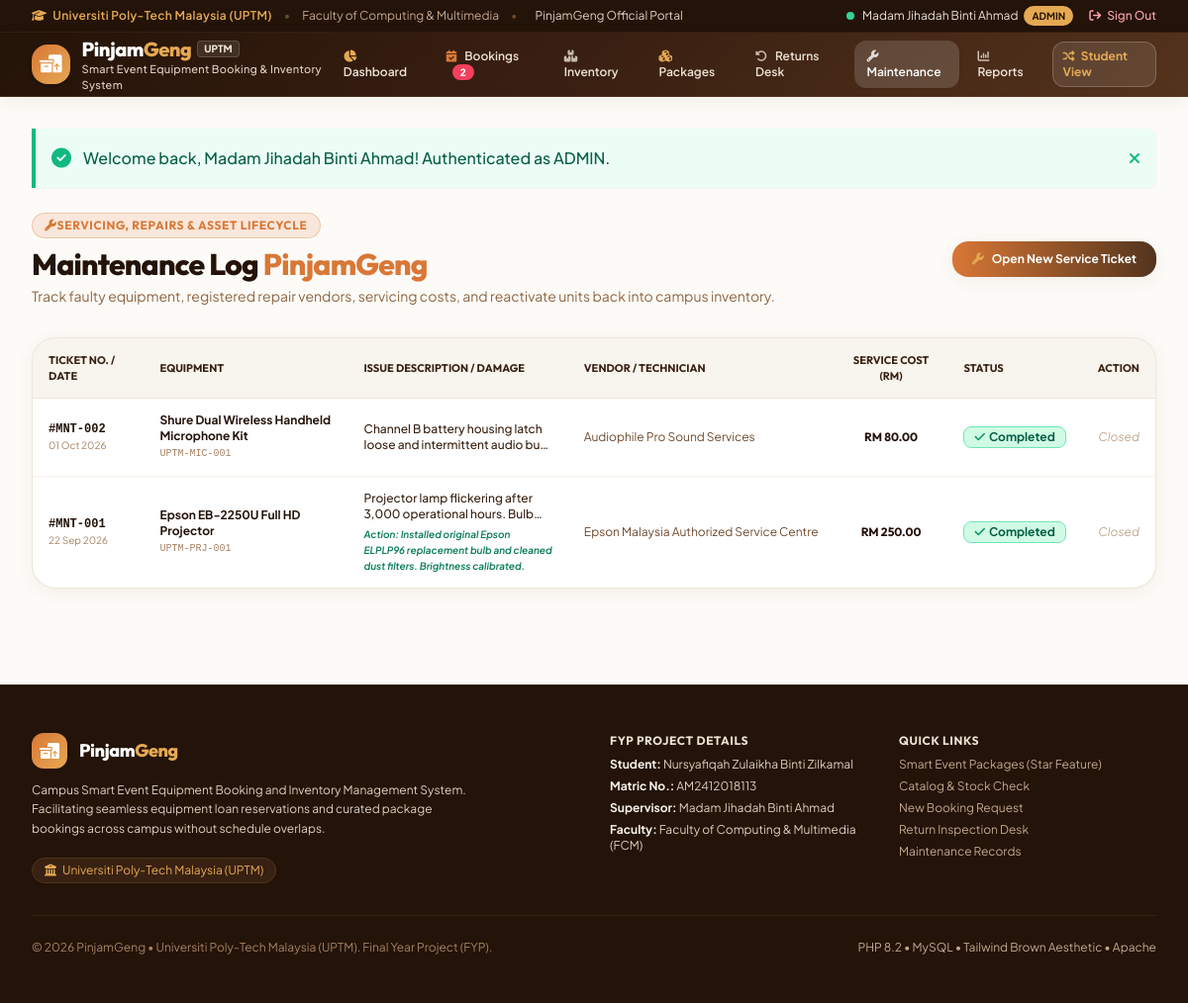
The page /admin/maintenance.php (signed in) on the database its author committed.
### tables this page shows
CREATE TABLE `maintenance_records` (
  `id` int(11) NOT NULL AUTO_INCREMENT,
  `equipment_id` int(11) NOT NULL,
  `reported_by` int(11) NOT NULL,
  `issue_description` text NOT NULL,
  `start_date` date NOT NULL,
  `completion_date` date DEFAULT NULL,
  `status` enum('Pending','In Progress','Completed','Scrapped') DEFAULT 'Pending',
  `cost` decimal(10,2) DEFAULT 0.00,
  `service_vendor` varchar(150) DEFAULT NULL,
  `resolution_notes` text DEFAULT NULL,
  `created_at` timestamp NOT NULL DEFAULT current_timestamp(),
  `updated_at` timestamp NOT NULL DEFAULT current_timestamp() ON UPDATE current_timestamp(),
  PRIMARY KEY (`id`),
  KEY `equipment_id` (`equipment_id`),
  KEY `reported_by` (`reported_by`),
  CONSTRAINT `maintenance_records_ibfk_1` FOREIGN KEY (`equipment_id`) REFERENCES `equipment` (`id`) ON DELETE CASCADE,
  CONSTRAINT `maintenance_records_ibfk_2` FOREIGN KEY (`reported_by`) REFERENCES `users` (`id`) ON DELETE CASCADE
);

CREATE TABLE `equipment` (
  `id` int(11) NOT NULL AUTO_INCREMENT,
  `category_id` int(11) NOT NULL,
  `asset_tag` varchar(50) NOT NULL,
  `name` varchar(150) NOT NULL,
  `brand_model` varchar(100) DEFAULT NULL,
  `description` text DEFAULT NULL,
  `total_qty` int(11) NOT NULL DEFAULT 1,
  `available_qty` int(11) NOT NULL DEFAULT 1,
  `location` varchar(100) NOT NULL DEFAULT 'Main IT Store / AV Lab',
  `condition_status` enum('Good','Fair','Needs Maintenance','Damaged') DEFAULT 'Good',
  `item_status` enum('Available','Borrowed','Under Maintenance','Damaged','Reserved') DEFAULT 'Available',
  `image_url` varchar(255) DEFAULT NULL,
  `created_at` timestamp NOT NULL DEFAULT current_timestamp(),
  `updated_at` timestamp NOT NULL DEFAULT current_timestamp() ON UPDATE current_timestamp(),
  PRIMARY KEY (`id`),
  UNIQUE KEY `asset_tag` (`asset_tag`),
  KEY `category_id` (`category_id`),
  CONSTRAINT `equipment_ibfk_1` FOREIGN KEY (`category_id`) REFERENCES `categories` (`id`)
);

### config/helpers.php (called while the page is built, shortened)
<?php
function sanitize(?string $str): string {
    return htmlspecialchars(trim((string)$str), ENT_QUOTES, 'UTF-8');
}
function formatDateTime(?string $datetime, string $format = 'd M Y, h:i A'): string {
    try {
        $dt = new DateTime($datetime);
        return $dt->format($format);
    } catch (Exception $e) {
        return $datetime;
    }
}
function formatDateOnly(?string $date): string {
    return formatDateTime($date, 'd M Y');
}

### admin/maintenance.php (the view, shortened to what this page needs)
<?php
require_once __DIR__ . '/../config/db.php';
require_once __DIR__ . '/../config/helpers.php';
$records = $pdo->query("
    SELECT mr.*, e.name as equipment_name, e.asset_tag, e.brand_model, e.location, u.full_name as reported_by_name
    FROM maintenance_records mr
    JOIN equipment e ON mr.equipment_id = e.id
    JOIN users u ON mr.reported_by = u.id
    ORDER BY FIELD(mr.status, 'Pending', 'In Progress', 'Completed', 'Scrapped'), mr.start_date DESC
")->fetchAll();
include __DIR__ . '/../includes/header.php';
?>
<div class="max-w-7xl mx-auto px-4 sm:px-6 lg:px-8 py-8">
    <?php include __DIR__ . '/../includes/alerts.php'; ?>
    <div class="flex flex-col sm:flex-row sm:items-center justify-between gap-4 mb-8">
        <div>
            <div class="inline-flex items-center space-x-2 px-3 py-1 rounded-full bg-caramel/15 text-caramel border border-caramel/30 text-xs font-bold uppercase tracking-wider mb-2 font-display">
                <i class="fa-solid fa-wrench"></i> Servicing, Repairs & Asset Lifecycle
            </div>
            <h1 class="font-display text-2xl sm:text-3xl font-extrabold text-coffee-950 tracking-tight">
                Maintenance Log <span class="text-caramel">PinjamGeng</span>
            </h1>
            <p class="text-xs sm:text-sm text-coffee-600 mt-1">
                Track faulty equipment, registered repair vendors, servicing costs, and reactivate units back into campus inventory.
            </p>
        </div>
        <button onclick="document.getElementById('newTicketModal').classList.remove('hidden')" class="px-5 py-2.5 rounded-2xl text-xs font-bold bg-gradient-to-r from-caramel to-coffee-800 hover:from-caramel-hover hover:to-coffee-900 text-white shadow-warm flex items-center transition-all">
            <i class="fa-solid fa-wrench mr-2 text-amber-gold"></i> Open New Service Ticket
        </button>
    </div>
    <div class="bg-white rounded-3xl border border-coffee-200/90 shadow-warm overflow-hidden">
        <div class="overflow-x-auto">
            <table class="w-full text-left text-xs text-coffee-800">
                <thead class="bg-coffee-100/80 text-coffee-900 uppercase font-bold text-[11px] border-b border-coffee-200 font-display">
                    <tr>
                        <th class="py-3.5 px-4">Ticket No. / Date</th>
                        <th class="py-3.5 px-4">Equipment</th>
                        <th class="py-3.5 px-4">Issue Description / Damage</th>
                        <th class="py-3.5 px-4">Vendor / Technician</th>
                        <th class="py-3.5 px-4 text-center">Service Cost (RM)</th>
                        <th class="py-3.5 px-4">Status</th>
                        <th class="py-3.5 px-4 text-right">Action</th>
                    </tr>
                </thead>
                <tbody class="divide-y divide-coffee-100">
                    <?php if (empty($records)): ?>
                        <tr>
                            <td colspan="7" class="p-10 text-center text-coffee-400">
                                No active equipment maintenance or repair records at this time.
                            </td>
                        </tr>
                    <?php else: ?>
                        <?php foreach ($records as $r): ?>
                            <tr class="hover:bg-coffee-50 transition-colors">
                                <td class="py-3.5 px-4 whitespace-nowrap">
                                    <span class="font-mono font-bold text-coffee-950 block">#MNT-<?= str_pad($r['id'], 3, '0', STR_PAD_LEFT) ?></span>
                                    <span class="text-[10px] text-coffee-500"><?= formatDateOnly($r['start_date']) ?></span>
                                </td>
                                <td class="py-3.5 px-4">
                                    <span class="font-bold text-coffee-950 block"><?= sanitize($r['equipment_name']) ?></span>
                                    <span class="font-mono text-[10px] text-coffee-500"><?= sanitize($r['asset_tag']) ?></span>
                                </td>
                                <td class="py-3.5 px-4 max-w-xs">
                                    <p class="text-coffee-900 font-medium line-clamp-2"><?= sanitize($r['issue_description']) ?></p>
                                    <?php if ($r['resolution_notes']): ?>
                                        <p class="text-[10px] text-emerald-700 mt-1 italic font-semibold">Action: <?= sanitize($r['resolution_notes']) ?></p>
                                    <?php endif; ?>
                                </td>
                                <td class="py-3.5 px-4 whitespace-nowrap text-coffee-700">
                                    <?= sanitize($r['service_vendor'] ?: 'UPTM AV Technical Support Unit') ?>
                                </td>
                                <td class="py-3.5 px-4 text-center whitespace-nowrap font-bold text-coffee-950 font-display">
                                    RM <?= number_format($r['cost'], 2) ?>
                                </td>
                                <td class="py-3.5 px-4 whitespace-nowrap">
                                    <?php if ($r['status'] === 'Completed'): ?>
                                        <span class="inline-flex items-center px-2.5 py-0.5 rounded-lg text-xs font-bold bg-emerald-100 text-emerald-800 border border-emerald-300">
                                            <i class="fa-solid fa-check mr-1 text-emerald-600"></i> Completed
                                        </span>
                                    <?php elseif ($r['status'] === 'In Progress'): ?>
                                        <span class="inline-flex items-center px-2.5 py-0.5 rounded-lg text-xs font-bold bg-amber-100 text-amber-900 border border-amber-300">
                                            <i class="fa-solid fa-gear fa-spin mr-1 text-caramel"></i> In Progress
                                        </span>
                                    <?php else: ?>
                                        <span class="inline-flex items-center px-2.5 py-0.5 rounded-lg text-xs font-bold bg-rose-100 text-rose-800 border border-rose-300">
                                            <?= sanitize($r['status']) ?>
                                        </span>
                                    <?php endif; ?>
                                </td>
                                <td class="py-3.5 px-4 text-right whitespace-nowrap">
                                    <?php if ($r['status'] !== 'Completed' && $r['status'] !== 'Scrapped'): ?>
                                        <button type="button" onclick='openResolveModal(<?= json_encode($r) ?>)' class="px-3.5 py-1.5 rounded-xl text-xs font-bold bg-coffee-950 hover:bg-coffee-900 text-amber-gold shadow-warm transition-all">
                                            Update / Complete
                                        </button>
                                    <?php else: ?>
                                        <span class="text-coffee-400 text-xs italic">Closed</span>
                                    <?php endif; ?>
                                </td>
                            </tr>
                        <?php endforeach; ?>
                    <?php endif; ?>
                </tbody>
            </table>
        </div>
    </div>
</div>
<?php include __DIR__ . '/../includes/footer.php'; ?>

### includes/header.php (style rules this page uses)
body { font-family: 'Plus Jakarta Sans', sans-serif; }
.font-display { font-family: 'Outfit', sans-serif; }

### rows shown on the page
maintenance_records: id "002", start_date "01 Oct 2026", equipment.name "Shure Dual Wireless Handheld Microphone Kit", equipment.asset_tag "UPTM-MIC-001", issue_description "Channel B battery housing latch loose and intermittent audio…", service_vendor "Audiophile Pro Sound Services", cost "80.00", status "Completed" (drawn)
maintenance_records: id "001", start_date "22 Sep 2026", equipment.name "Epson EB-2250U Full HD Projector", equipment.asset_tag "UPTM-PRJ-001", issue_description "Projector lamp flickering after 3,000 operational hours.…", resolution_notes "Installed original Epson ELPLP96 replacement bulb and cleaned dust filters. Brightness calibrated.", service_vendor "Epson Malaysia Authorized Service Centre", cost "250.00", status "Completed" (drawn)

### other values the page prints
$user['name'] "Madam Jihadah Binti Ahmad"
$user['role'] "ADMIN"
$pendingCount "2"
getFlash('success') "Welcome back, Madam Jihadah Binti Ahmad! Authenticated as ADMIN."
